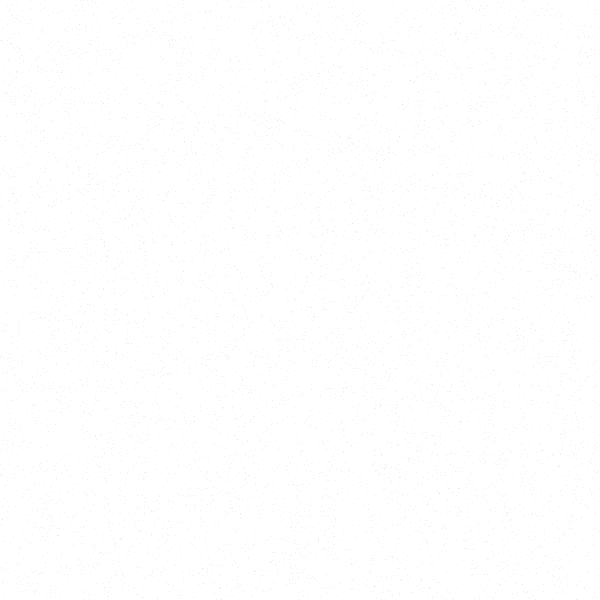
Frame 1 (no input)
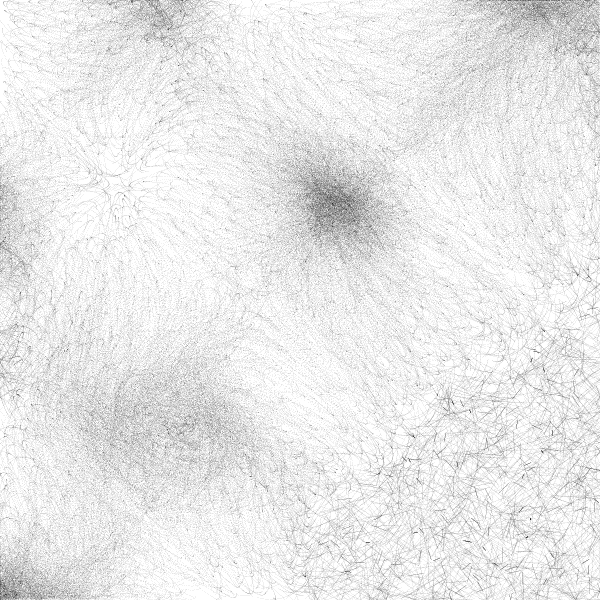
Frame 60 (the mouse pressed at the canvas centre just before this capture)
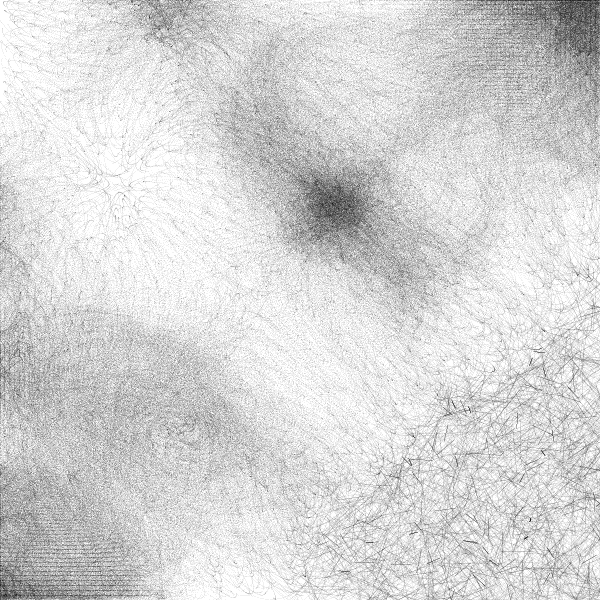
Frame 120 (the mouse held since frame 60 and released just before this capture)

The Processing sketch that drew these frames (run headless with seeded random() and noise(); from frame 60 on, the mouse is pressed at the canvas centre):

// Processing sketch: AttractorField1
// ── AttractorField1.pde
int NUM_ATTRACTORS = 5;
int NUM_PARTICLES = 10000;

Attractor[] attractors = new Attractor[NUM_ATTRACTORS];
Node[] nodes = new Node[NUM_PARTICLES];

void setup(){
  size(600,600);
  initGrid();
  background(255);
  stroke(0,20);
}

void draw(){
//  background(255,.1);
  for(int i=0; i<NUM_ATTRACTORS; i++){
    for(int j=0; j<NUM_PARTICLES; j++){
      attractors[i].attract(nodes[j]);
    }
//    ellipse(attractors[i].position.x,attractors[i].position.y,10,10);
  }
  
  for(int i=0; i<NUM_PARTICLES; i++){
    nodes[i].update();
//    point(nodes[i].x,nodes[i].y);
  }
  
}

void initGrid(){
  for(int i=0; i<NUM_ATTRACTORS; i++){
    attractors[i] = new Attractor(random(width),random(height),random(150,250));
  }
  for(int i=0; i<NUM_PARTICLES; i++){
    nodes[i] = new Node(random(width),random(height),random(-1,1),random(-1,1));
  }
}

// ── Attractor.pde
class Attractor {
  PVector position;
  float radius;
  float strength;
  public Attractor(float x, float y, float r){
    position = new PVector(x,y);
    radius = r;
    strength = .5;
  }
  
  void attract(Node n){
    // Get distance between node and attractor //
    float dist = dist(position.x, position.y, n.x, n.y);
    if(dist < radius){
      float dx = position.x-n.x;
      float dy = position.y-n.y;
      float s = dist/radius;
      float f = 1/pow(s,0.5)-1;
      f = f/radius;
      
      n.velocity.x += f*dy*strength;
      n.velocity.y += f*dx*strength;
    }
  }
}

// ── Node.pde
class Node extends PVector{
  PVector velocity;
  float minX, minY, maxX, maxY;
  float damping;
  
  public Node(float xPos, float yPos, float xVel, float yVel){
    this.x = xPos;
    this.y = yPos;
    minX = 0.0;
    minY = 0.0;
    maxX = width;
    maxY = height;
    velocity = new PVector(xVel, yVel);
    damping = .001;
  }
  
  public void update(){
    x += velocity.x;
    y += velocity.y;
    
    if(x < minX || x > maxX){
      velocity.x *=-1.0;
      x = constrain(x, minX,maxX);
    }
    if(y < minY || y > maxY){
      velocity.y *=-1.0;
      y = constrain(y, minY,maxY);
    }
    
    velocity.x *= (1-damping);
    velocity.y *= (1-damping);
    velocity.x = constrain(velocity.x, -5, 5);
    velocity.y = constrain(velocity.y, -5, 5);
    point(x,y);
  }
}
